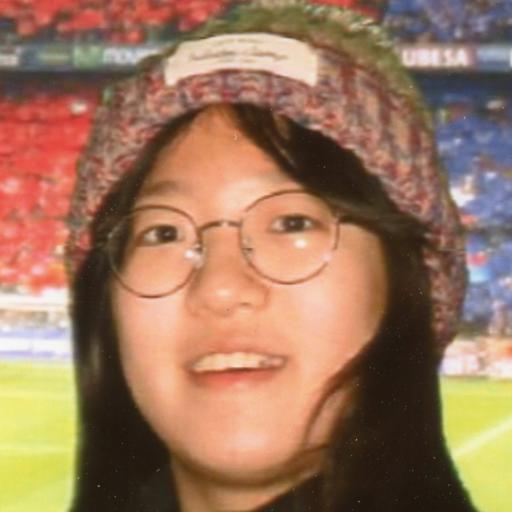
#> input picture images/F0001_AGE_D_18_c3.jpg, 512 x 512 px
$ python -i crop.py   (imports and definitions only)
#> lines starting #> are read from the running program, lines starting #| are printed output that depends on the picture
import cv2
from PIL import Image
import os


def get_len(center, long, short):
    center = max(center, short / 2)
    center = min(center, long - short / 2)
    return int(center - short / 2)


def main(filename):
#> called with filename = 'images/F0001_AGE_D_18_c3.jpg'
    print("시작")

    if not (filename.endswith(".jpg") or filename.endswith(".png")):
        print("file end withs jpg/png..")
        return None

    image1 = Image.open(filename)
#> image1 is the input picture: PIL image 512x512 RGB; mean R, G, B 155.4, 117.7, 92.2
    width, height = image1.size
#> width = 512; height = 512
    if min(width, height) < 256:
        print(width, height)
        print("photo size more than 256..")
        return None

    face_cascade = cv2.CascadeClassifier(
        cv2.data.haarcascades + "haarcascade_frontalface_default.xml"
    )
    img = cv2.imread(filename)
    gray = cv2.cvtColor(img, cv2.COLOR_BGR2GRAY)
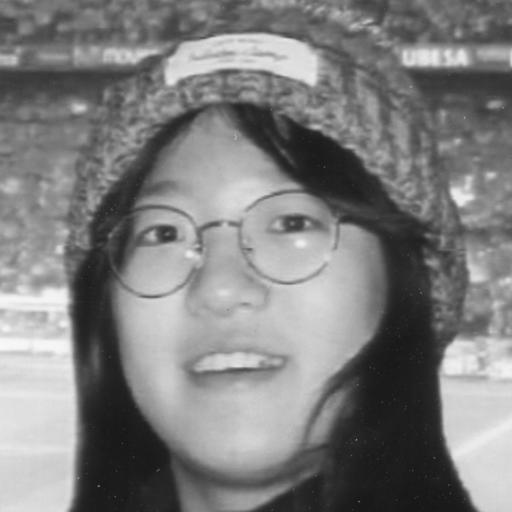
#> gray: shape (512, 512); min 16, max 249, mean 126.1

    faces = face_cascade.detectMultiScale(gray, 1.3, 5)
#> faces = [[74, 130, 319, 319]]
    if len(faces) == 0:
        print("cannot identify face..")
        return None

    face = faces[0]
#> face = [74, 130, 319, 319]
    x_coor = face[0] + face[2] * 0.5
#> x_coor = 233.5
    y_coor = face[1] + face[3] * 0.4
#> y_coor = 257.6

    # 좌표 계산
    x = get_len(x_coor, width, height) if height < width else 0
#> x = 0
    y = get_len(y_coor, height, width) if height > width else 0
#> y = 0
    w = min(width, height)
#> w = 512
    h = min(width, height)
#> h = 512

    cropped_img = image1.crop((x, y, x + w, y + h))
    # cropped_img.show()
    img_name, extension = os.path.splitext(filename)
    cropped_path = img_name + "-crop" + extension

    cropped_img.save(cropped_path)
    return cropped_path

>>> result = main('images/F0001_AGE_D_18_c3.jpg')

$ run again, on images/F0246_AGE_D_19_c3.jpg
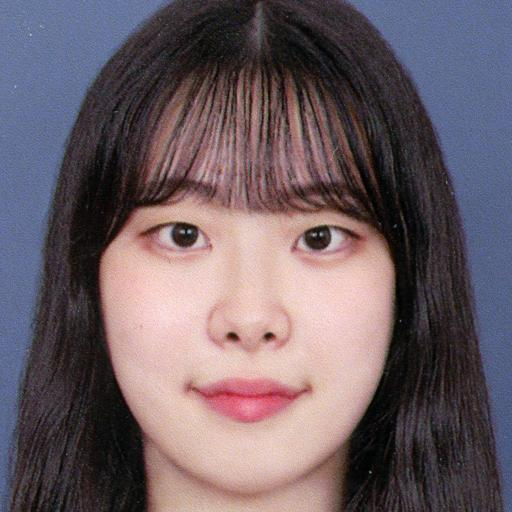
#> input picture images/F0246_AGE_D_19_c3.jpg, 512 x 512 px
#> in main, image1 is the input picture: PIL image 512x512 RGB; mean R, G, B 108.2, 94.1, 100.8
#> in main, `gray = cv2.cvtColor(img, cv2.COLOR_BGR2GRAY)`:
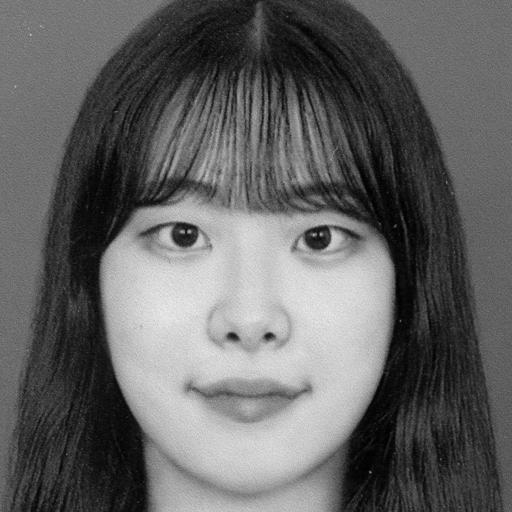
#> gray: shape (512, 512); min 0, max 235, mean 99.1
#> faces = [[60, 101, 368, 368]]
#> face = [60, 101, 368, 368]
#> x_coor = 244
#> y_coor = 248.2
#> x = 0

$ run again, on images/F0001_AGE_GM_75_d2.jpg
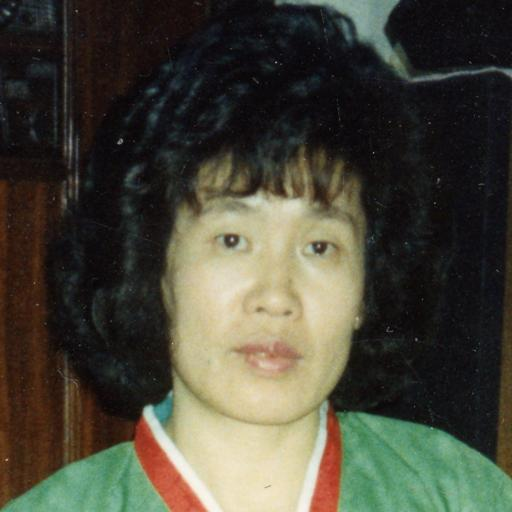
#> input picture images/F0001_AGE_GM_75_d2.jpg, 512 x 512 px
#> in main, image1 is the input picture: PIL image 512x512 RGB; mean R, G, B 72.5, 70.7, 57.7
#> in main, `gray = cv2.cvtColor(img, cv2.COLOR_BGR2GRAY)`:
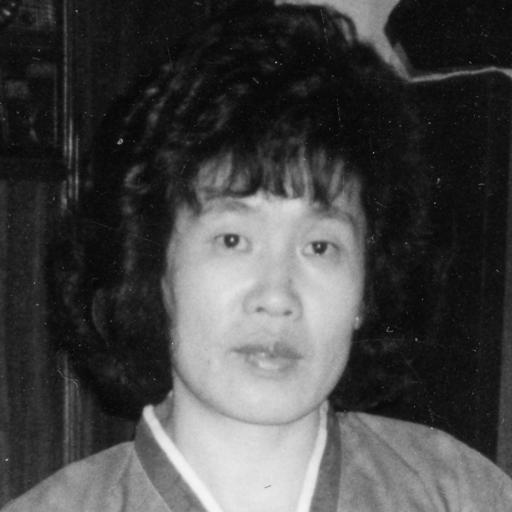
#> gray: shape (512, 512); min 0, max 249, mean 69.8
#> faces = [[154, 158, 237, 237]]
#> face = [154, 158, 237, 237]
#> x_coor = 272.5
#> y_coor = 252.8
#> x = 0

$ run again, on images/F0001_AGE_M_45_d3.jpg
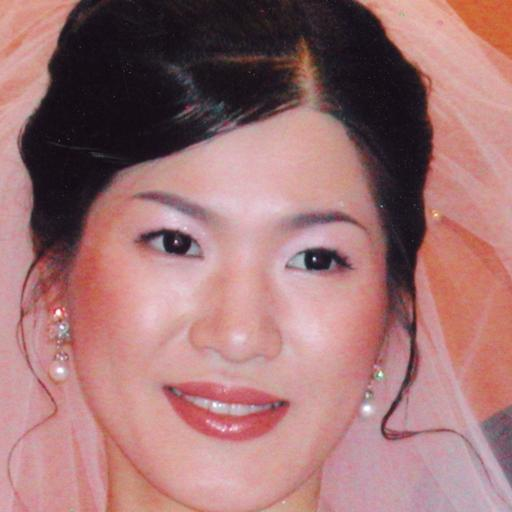
#> input picture images/F0001_AGE_M_45_d3.jpg, 512 x 512 px
#> in main, image1 is the input picture: PIL image 512x512 RGB; mean R, G, B 159.4, 115.1, 116
#> in main, `gray = cv2.cvtColor(img, cv2.COLOR_BGR2GRAY)`:
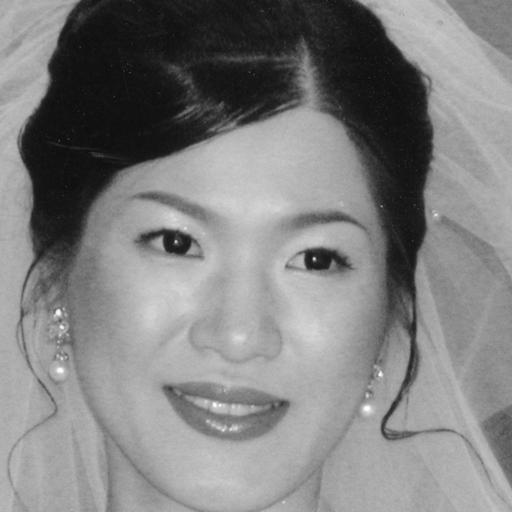
#> gray: shape (512, 512); min 9, max 255, mean 128.4
#> faces = [[59, 112, 370, 370]]
#> face = [59, 112, 370, 370]
#> x_coor = 244
#> y_coor = 260
#> x = 0
